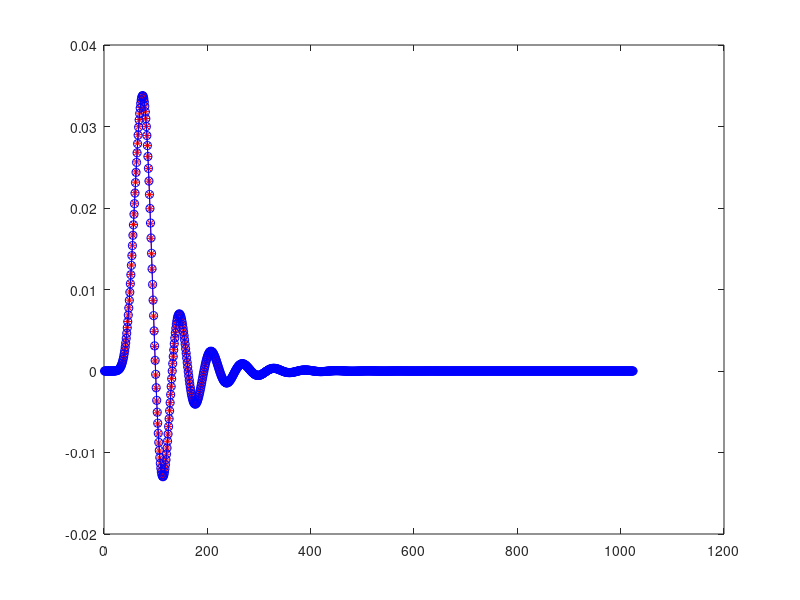

MATLAB code for this plot:
clear; 
Nsos = 5; % number of second order sections
Wc_hp = 1/256; 
Wc_lp = 1/30;

coeff_int = 3;
coeff_width = 18;
coeff_frac = coeff_width-coeff_int;

%  iir filter
[b, a] = butter(Nsos*2, Wc_lp, "low"); 

% convert filter to second order sections
[sos, g] = tf2sos(b,a);
sos(:,1:3) = sos(:,1:3) * (g^(1/Nsos)); % scale just the b coefficients(1:3) by g.

% quantize coefficients
sos_q = round(sos*(2^coeff_frac));
sos_q_scaled = sos_q/(2^coeff_frac);

% check that we have enough integer bits for the coefficients
max_q_coeff_int = floor(max(max(abs(sos_q_scaled))));
if (max_q_coeff_int > (2^(coeff_int-2))) printf("ERROR: not enough integer bits.\n"); endif;

% look at the quantized filter coefficients
[b_q, a_q] = sos2tf(sos_q_scaled);
%zplane(b_q, a_q);

% simulate the filter.
Nsim = 1024;
s=zeros(1,Nsim); s(5) = 1; % impulse

% direct implementation
s_filt  = filter(b,a,s);
sq_filt = filter(b_q, a_q, s);


plot(s_filt, '*r-'); hold on; plot(sq_filt, 'ob-'); hold off;


% print out the coefficients in C++ table. 
printf("const int CoeffWordSize = %d;\n", coeff_width);
printf("const int CoeffIntSize = %d;\n", coeff_int);
printf("typedef ap_fixed<CoeffWordSize, CoeffIntSize, AP_RND, AP_SAT, 0> coeff_type;\n");
printf("const int Nsos = %d; // number of second order sections.\n", Nsos);
printf("const coeff_type coeff_array[Nsos][6] = {\n");
for i=1:Nsos
    printf("    { ");
    for j=1:6
        printf("%+3.12f", sos_q_scaled(i,j));
        if (j==6) printf(" "); else printf(", "); endif
    endfor
    if (i==Nsos) printf("}\n"); else printf("},\n"); endif
endfor
printf("};\n\n");


% print out the coeficients in Systemverilog table.
printf("\n");
printf("    localparam int  Ncwidth  = %d;\n", coeff_width);
printf("    localparam int  Ncint  = %d;\n", coeff_int);
printf("    localparam int  Ncfrac = Ncwidth-Ncint;\n");
printf("    localparam int  Nsos = %d;\n", Nsos);
printf("    localparam real coeff[0:Nsos-1][0:5] =  {\n");
for i=1:Nsos
    printf("        '{ ");
    for j=1:6
        printf("%+3.12f", sos_q_scaled(i,j));
        if (j==6) printf(" "); else printf(", "); endif
    endfor
    if (i==Nsos) printf("}\n"); else printf("},\n"); endif
endfor
printf("    };\n\n");










